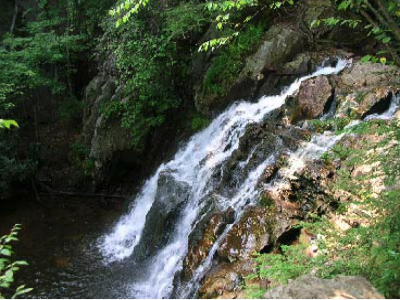
%> input picture image/colorImage.png, 400 x 300 px
$ octave Assignment1_1.m   (GNU Octave 9; MATLAB toolbox functions it lacks are replaced by stand-ins)
%> lines starting %> are read from the running program, lines starting %| are printed output that depends on the picture
clc
clear

Image = imread('image/colorImage.png');
%> Image is the input picture: size 300x400x3 uint8; mean R, G, B 79.9, 87.1, 70.9

image_r = Image(:,:,1);
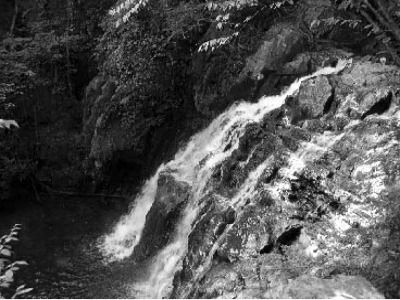
%> image_r: size 300x400 uint8; min 0, max 255, mean 79.9
image_g = Image(:,:,2);
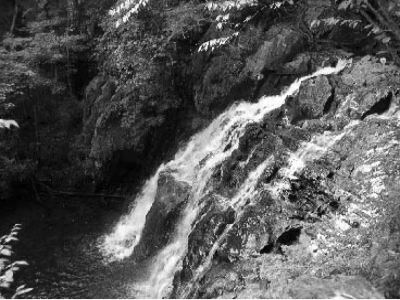
%> image_g: size 300x400 uint8; min 0, max 255, mean 87.1
image_b = Image(:,:,3);
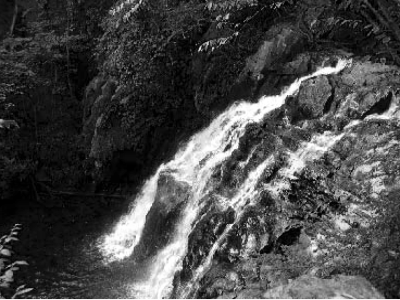
%> image_b: size 300x400 uint8; min 0, max 255, mean 70.9

figure;

subplot(2,2,1);
imshow(Image);
title('RGB');

subplot(2,2,2);
imshow(image_r);
title('R');

subplot(2,2,3);
imshow(image_g);
title('G');

subplot(2,2,4);
imshow(image_b);
title('B');

imwrite(image_r,'result/red.png');
imwrite(image_g,'result/green.png');
imwrite(image_b,'result/blue.png');

$ run again, with image/handXray.png copied over image/colorImage.png
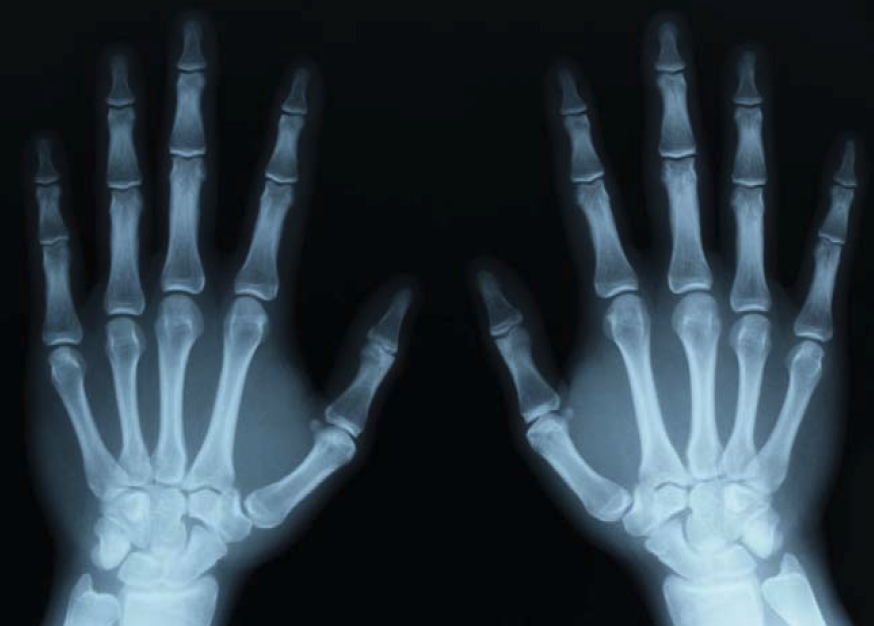
%> input picture image/handXray.png, 874 x 626 px
%> Image is the input picture: size 626x874x3 uint8; mean R, G, B 43.9, 57.6, 66.9
%> `image_r = Image(:,:,1);`:
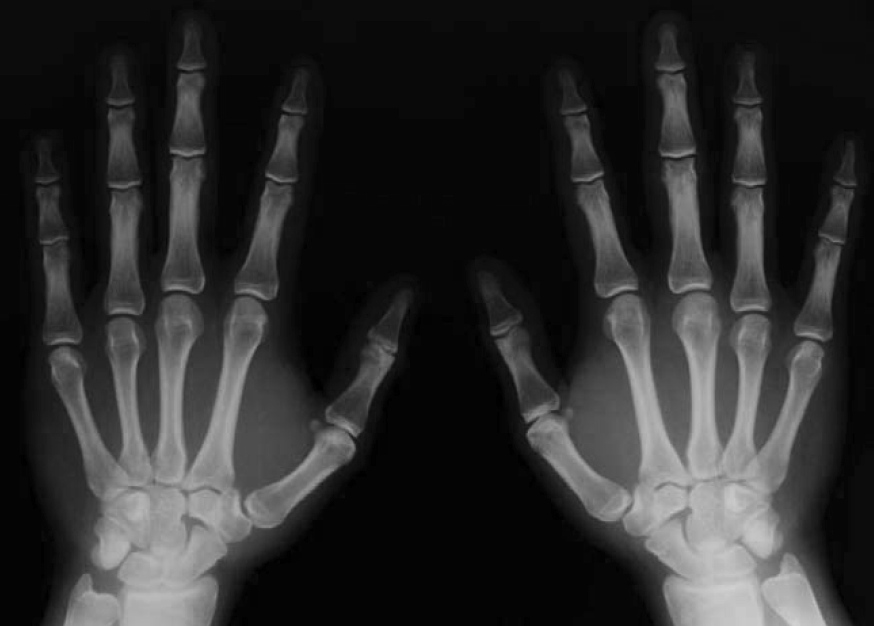
%> image_r: size 626x874 uint8; min 0, max 209, mean 43.9
%> `image_b = Image(:,:,3);`:
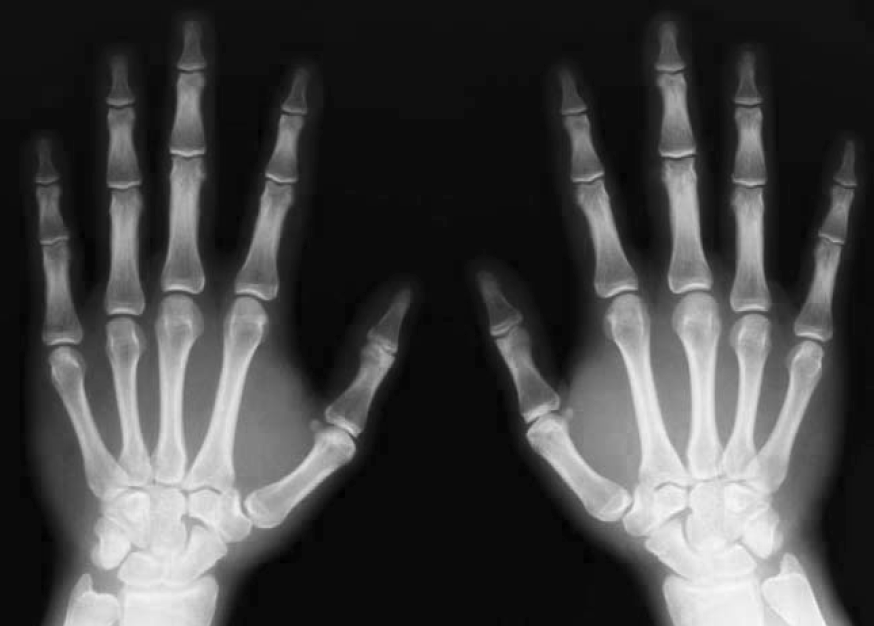
%> image_b: size 626x874 uint8; min 0, max 252, mean 66.9
